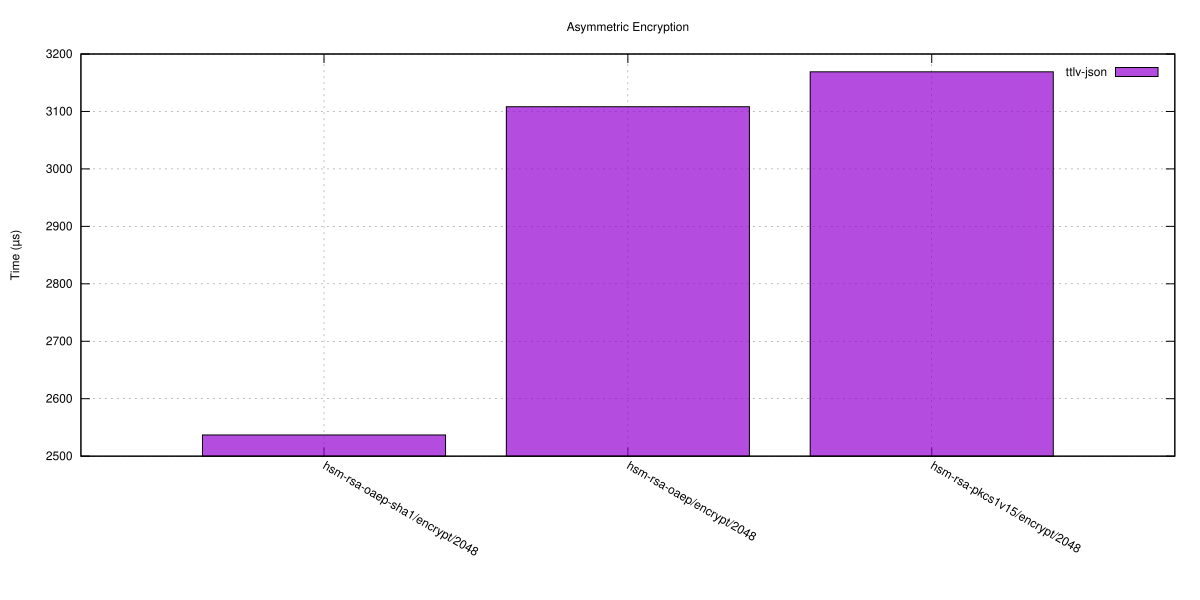

Recreate this plot in gnuplot.
set terminal svg size 1200,600 enhanced font 'Helvetica,12'
set output 'asymmetric_encrypt.svg'
set title 'Asymmetric Encryption'
set grid
set ylabel 'Time (µs)'
set style data boxes
set style fill solid 0.7 border -1
set boxwidth 0.800
set grid ytics
set key top right
set xtics rotate by -30
set xtics ("hsm-rsa-oaep-sha1/encrypt/2048" 0, "hsm-rsa-oaep/encrypt/2048" 1, "hsm-rsa-pkcs1v15/encrypt/2048" 2)
plot 'asymmetric_encrypt.dat' using ($1+0.000):2 with boxes lw 1 title 'ttlv-json'
